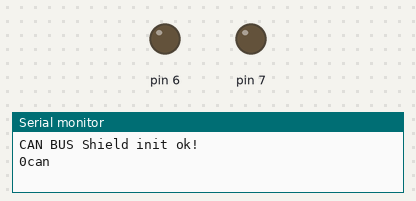
The sketch below on a simulated Arduino Uno, built with avr-gcc and run on an emulated ATmega328P. Parts: output pins drawn as LEDs (lit = HIGH), the last lines printed to the serial monitor.

Above: at 0.1 s.
At 1.1 s:
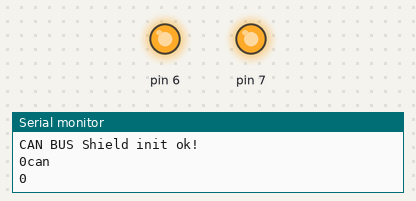
Timing chart, 0 to 2.6 s (numbered marks = the images above):
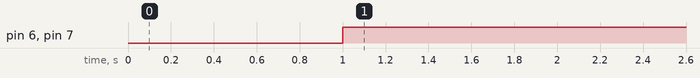

Measured:
- by itself, pin 6, pin 7: LOW → HIGH at 1.0 s

The sketch:

can-motor.ino
```cpp
#include <SPI.h>
#include "mcp_can.h"
const int SPI_CS_PIN = 10;

MCP_CAN CAN(SPI_CS_PIN);                                    // Set CS pin

void setup()
{
    Serial.begin(115200);

   while (CAN_OK != CAN.begin(CAN_500KBPS))              // init can bus : baudrate = 500k
    {
        Serial.println("CAN BUS Shield init fail");
        Serial.println(" Init CAN BUS Shield again");
        delay(100);
    }
    Serial.println("CAN BUS Shield init ok!");
    pinMode(7,OUTPUT);
    pinMode(6,OUTPUT);
}


void loop()
{

  unsigned char len = 0;
    unsigned char buf[8];

    if(CAN_MSGAVAIL == CAN.checkReceive())            // check if data coming
    {
        CAN.readMsgBuf(&len, buf);    // read data,  len: data length, buf: data buf

        unsigned long canId = CAN.getCanId();

        Serial.println("-----------------------------");
        Serial.print("Get data from ID: 0x");
        Serial.println(canId, HEX);

     /*   for(int i = 0; i<len; i++)    // print the data
        {
            Serial.print(buf[i], HEX);
            Serial.print("\t");
        }
        Serial.println();*/
    }
    Serial.print(buf[0], HEX);
    Serial.println("can");
    delay(1000);
    if(buf[0]==0){
      digitalWrite(7, HIGH);
      digitalWrite(6,HIGH);
      Serial.println("0");
      delay(100);
      }
    else if(buf[0]==1){
      digitalWrite(7,LOW);
      digitalWrite(6,LOW);
      Serial.println("1");
      delay(100);
      }
  /*  digitalWrite(7, HIGH);
    Serial.println("1");
    delay(250);
     digitalWrite(7, LOW);
    Serial.println("0");
    delay(250);*/


}
```
